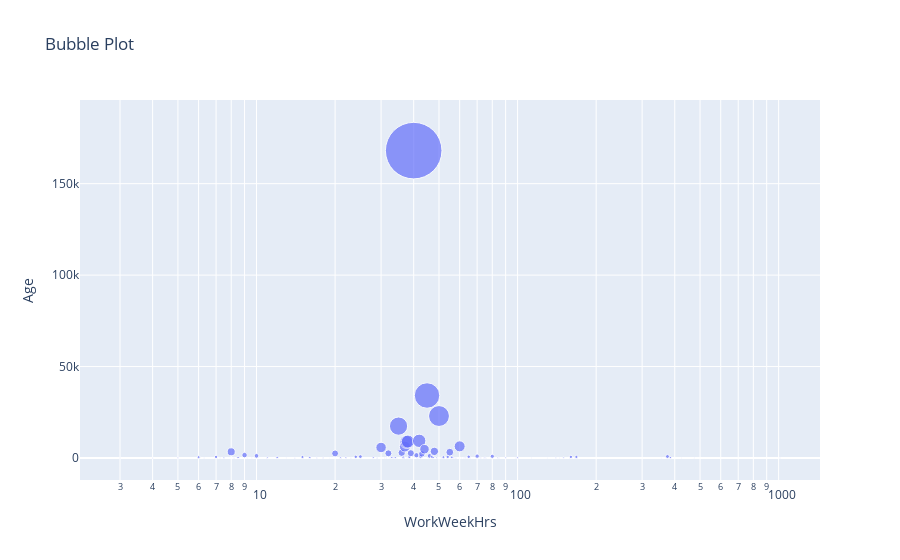

This figure's notebook cell:
### Markdown cell above
Create a bubble plot of `WorkWeekHrs` and `CodeRevHrs`, use `Age` column as bubble size.

### Code cell
# your code goes here
import plotly.express as px
QUERY="""
Select WorkWeekHrs,CodeRevHrs,Age
From master
"""

df= pd.read_sql_query(QUERY,conn)

bub_data = df.groupby('WorkWeekHrs')['Age'].sum().reset_index()
fig = px.scatter(bub_data, x="WorkWeekHrs", y="Age", size="Age", hover_name='WorkWeekHrs', log_x=True, size_max=40, title="Bubble Plot") 

fig.show()

### Figure 1 — Plotly figure (JSON) as saved in the notebook; plotly's stock layout.template omitted (floating-point values rounded to 4 significant figures)
{"data": [{"hovertemplate": "<b>%{hovertext}</b><br><br>WorkWeekHrs=%{x}<br>Age=%{marker.size}<extra></extra>", "hovertext": [3, 4, 5, 6, 6.3, 7, 7.25, 7.5, 8, 8.2, 8.5, 9, 9.25, 9.6, 10, 11, 12, 13, 14, 15, 16, 17, 18, 19, 20, 21, 22, 23, 24, 25, 27, 28, 29, 30, 31, 31.5, 32, 32.5, 33, 33.5, 34, 34.5, 35, 36, 36.2, 36.25, 36.5, 36.75, 37, 37.5, 37.75, 38, 38.5, 39, 39.5, 40, 41, 41.2, 41.5, 42, 42.5, 43, 43.5, 44, 45, 45.5, 46, 47, 47.5, 48, 49, 50, 51, 52, 54, 55, 56, 57, 58, 60, 61, 62, 63, 64, 65, 66, 70, 72, 72.5, 74, 75, 76, 79, 80, 84, 85, 90, 98, 100, 113, 130, 140, 145, 150, 160, 165, 168, 355, 375, 385, 425, 475, 1012], "legendgroup": "", "marker": {"color": "#636efa", "size": [24, 57, 111, 466, 37, 594, 33, 155, 3381, 45, 316, 1585, 21, 26, 1157, 165, 314, 26, 52, 526, 299, 65, 93, 20, 2497, 176, 190, 45, 627, 762, 0, 209, 67, 5753, 26, 33, 2556, 44, 279, 92, 243, 38, 17435, 2861, 32, 91, 363, 59, 6251, 8797, 38, 8981, 561, 2629, 39, 168067, 1479, 25, 46, 9386, 911, 2229, 0, 4811, 34174, 22, 1141, 629, 257, 3631, 147, 22956, 90, 448, 602, 3181, 376, 72, 53, 6378, 24, 24, 79, 24, 654, 35, 1013, 77, 42, 26, 119, 21, 31, 931, 119, 24, 125, 31, 168, 35, 33, 71, 25, 129, 602, 33, 561, 21, 807, 246, 31, 26, 36], "sizemode": "area", "sizeref": 105.0, "symbol": "circle"}, "mode": "markers", "name": "", "orientation": "v", "showlegend": false, "type": "scatter", "x": [3, 4, 5, 6, 6.3, 7, 7.25, 7.5, 8, 8.2, 8.5, 9, 9.25, 9.6, 10, 11, 12, 13, 14, 15, 16, 17, 18, 19, 20, 21, 22, 23, 24, 25, 27, 28, 29, 30, 31, 31.5, 32, 32.5, 33, 33.5, 34, 34.5, 35, 36, 36.2, 36.25, 36.5, 36.75, 37, 37.5, 37.75, 38, 38.5, 39, 39.5, 40, 41, 41.2, 41.5, 42, 42.5, 43, 43.5, 44, 45, 45.5, 46, 47, 47.5, 48, 49, 50, 51, 52, 54, 55, 56, 57, 58, 60, 61, 62, 63, 64, 65, 66, 70, 72, 72.5, 74, 75, 76, 79, 80, 84, 85, 90, 98, 100, 113, 130, 140, 145, 150, 160, 165, 168, 355, 375, 385, 425, 475, 1012], "xaxis": "x", "y": [24, 57, 111, 466, 37, 594, 33, 155, 3381, 45, 316, 1585, 21, 26, 1157, 165, 314, 26, 52, 526, 299, 65, 93, 20, 2497, 176, 190, 45, 627, 762, 0, 209, 67, 5753, 26, 33, 2556, 44, 279, 92, 243, 38, 17435, 2861, 32, 91, 363, 59, 6251, 8797, 38, 8981, 561, 2629, 39, 168067, 1479, 25, 46, 9386, 911, 2229, 0, 4811, 34174, 22, 1141, 629, 257, 3631, 147, 22956, 90, 448, 602, 3181, 376, 72, 53, 6378, 24, 24, 79, 24, 654, 35, 1013, 77, 42, 26, 119, 21, 31, 931, 119, 24, 125, 31, 168, 35, 33, 71, 25, 129, 602, 33, 561, 21, 807, 246, 31, 26, 36], "yaxis": "y"}], "layout": {"autosize": true, "legend": {"itemsizing": "constant", "tracegroupgap": 0}, "title": {"text": "Bubble Plot"}, "xaxis": {"anchor": "y", "autorange": true, "domain": [0, 1], "range": [0.3267, 3.156], "title": {"text": "WorkWeekHrs"}, "type": "log"}, "yaxis": {"anchor": "x", "autorange": true, "domain": [0, 1], "range": [-13310.0, 204500.0], "title": {"text": "Age"}, "type": "linear"}}}
